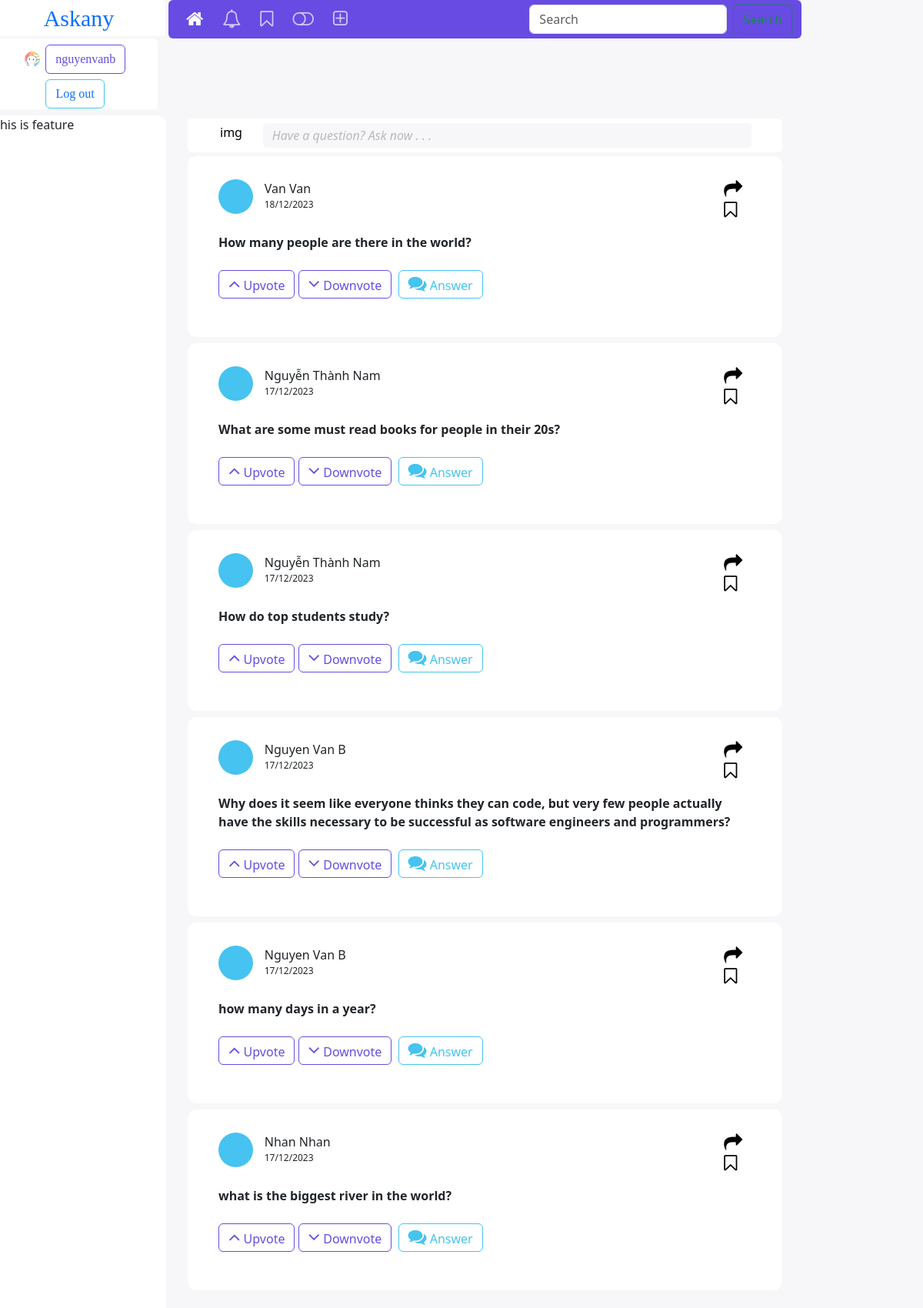
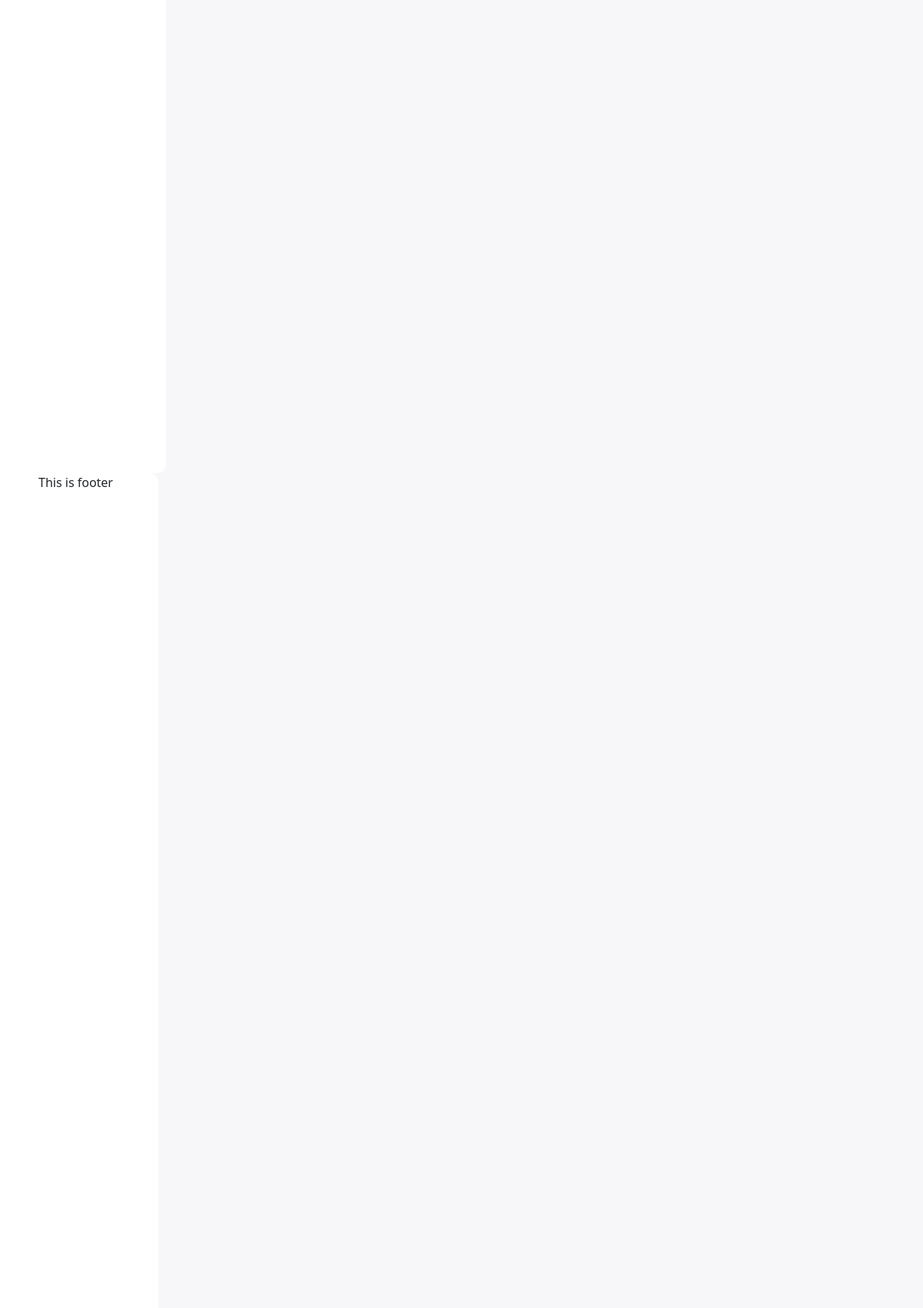
Page /index.php (signed in, upper part) on the committed database (2 pictures, top to bottom).
### tables this page shows
CREATE TABLE `questions` (
  `id` int(11) NOT NULL,
  `content` text DEFAULT NULL,
  `type` char(50) DEFAULT NULL,
  `created_at` date DEFAULT NULL,
  `edited_at` date DEFAULT NULL,
  `author` char(20) NOT NULL,
  `upvote` int(11) DEFAULT 0,
  `downvote` int(11) DEFAULT 0
);

CREATE TABLE `users` (
  `id` int(11) NOT NULL,
  `username` varchar(255) NOT NULL,
  `firstname` varchar(255) DEFAULT NULL,
  `lastname` varchar(255) DEFAULT NULL,
  `password` varchar(255) DEFAULT NULL,
  `joined_at` varchar(255) DEFAULT NULL,
  `avatar` varchar(255) DEFAULT NULL
);

### modules/Template.php (called while the page is built, shortened)
<?php
class Template {
    public function Render($view,$data=[]) {
        extract($data);
        include(BASE_PATH."/view/blocks/$view.php");
        return ob_get_clean();
    }
}

### public/index.php (called while the page is built, shortened)
<?php
    $template=new Template();
    $questionModule=new Question();
    $questions=$questionModule->getAllQuestions();
    $userModule=new User();
    $data=[
        "title"=>"Home",
        "slot"=>"This is feature",
        "slot2"=>$template->Render("question",["questions"=>$questions,"userModule"=>$userModule])
    ];
    ?>

### modules/Question.php (called while the page is built, shortened)
<?php
class Question extends Database {
    public function getAllQuestions() {
        $sql=parent::$connection->prepare("select * from questions order by id desc");
        return parent::select($sql);
    }
}

### modules/Database.php (called while the page is built, shortened)
<?php
class Database {
    public function select($sql) {
        $sql->execute();
        $item=$sql->get_result()->fetch_all(MYSQLI_ASSOC);
        return $item;
    }
}

### modules/User.php (called while the page is built, shortened)
<?php
   class User extends Database
   {
       public function getUserByUsername($username)
       {
           try {
               $sql = parent::$connection->prepare("SELECT * FROM USERS WHERE username=?");
               $sql->bind_param("s", $username);
               $user = parent::select($sql);
               if (!empty($user)) {
                   return $user[0];
               }
           } catch (\Throwable $th) {
               echo ("Thất bại, có lỗi xảy ra trong Module/User/getUserByUsername: " . $th);
               return false;
           }
       }
   }
   ?>

### view/blocks/question.php (the view, shortened to what this page needs)
<div class="newQuestion">
  <div class="container">
    <div class="row">
      <div class="col-sm-1 avatarQuesion">img</div>
      <div class="col-sm-11 btn-bg-gray py-1" id="addQuestion" data-bs-toggle="modal" data-bs-target="#addQuestion">Have a question? Ask now . . .</div>
    </div>
  </div>
</div>
<?php foreach($questions as $question) { ?>
<div class="questionBlock mb-2">
  <div class="row infoQuestion mb-3">
    <div class="col-1">
      <div class="avatarQuestion"></div>
    </div>
    <div class="col-10">
      <div class="authorQuestion"><?php
      $user=$userModule->getUserByUsername($question["author"]);
      echo(ucwords($user["lastname"]." ".$user["firstname"]));
      ?></div>
      <div class="dateQuestion"><?php
      $date =date_create($question["created_at"]);
      echo(date_format($date,"d/m/Y")); ?></div>
    </div>
    <div class="col-1">
      <i class="fa fa-share text-none-color" aria-hidden="true"></i>
      <i class="fa fa-bookmark-o text-none-color" aria-hidden="true"></i>
    </div>
  </div>
  <div class="contentQuestion"> <b>
  <?php
    echo($question["content"]);
  ?>
  </b>
  </div>
  <div class="featureQuestion mt-4">
    <button class="btn btn-outline-purple py-1">
      <i class="fa fa-angle-up text-purple" aria-hidden="true"></i>
      Upvote</button>
    <button class="btn btn-outline-purple py-1">
      <i class="fa fa-angle-down text-purple " aria-hidden="true"></i>
      Downvote</button>
    <button class="btn btn-outline-blue mx-1 py-1" data-bs-toggle="modal" data-bs-target="#showAnswer">
      <i class="fa fa-comments text-blue" aria-hidden="true"></i>
      Answer</button>
  </div>
</div>
<?php } ?>

### public/styles/styles.css (style rules this page uses)
:root { --backgroundComponent: #fff; --purple: #684be2; --blue:#46C3F0; --backgroundBody: #f7f7f9; --contentWidth: 823px; --leftWidh:225px; --rightWidth:215px; --noneColor:#000; --textSmSize:12px ; --textNSize:15px ; --borderRad:12px; --halfBorderRad:6px; }
body { display: block; width: 99vw; background-color: var(--backgroundBody); }
.col-sm-2,.col-sm-9, .col-sm-1 { padding:0 2px; margin: 0px; }
.fa { color: var(--backgroundComponent); }
i { font-size: 24px !important; }
.text-purple { color: var(--purple) !important;; }
.text-blue { color:var(--blue); }
.text-none-color { color:var(--noneColor); }
.btn-bg-gray { border-radius: 5px; background-color: var(--backgroundBody); color:rgba(0, 0, 0, 0.25); font-style: italic; }
.btn-outline-purple { background-color: var(--backgroundComponent); border: var(--purple) 1px solid; color: var(--purple) }
.btn-outline-blue { background-color: var(--backgroundComponent); border: var(--blue) 1px solid; color: var(--blue) }
.questionBlock { background: var(--backgroundComponent); border-radius: var(--borderRad); padding: 30px 40px 50px 40px; margin: 5px 25px; }
.newQuestion { color:var(--noneColor); background: var(--backgroundComponent); border-radius: var(--halfBorderRad); padding: 6px 40px; margin: 4px 25px; }
.authorQuestion { font-weight: 400; }
.dateQuestion { font-size: var(--textSmSize); }
.avatarQuestion { background-color: var(--blue); border-radius: 50%; width: 45px; height: 45px; }

### rows in the picture
questions: users.lastname+firstname "Van Van", created_at "18/12/2023", content "How many people are there in the world?"
questions: users.lastname+firstname "Nguyễn Thành Nam", created_at "17/12/2023", content "What are some must read books for people in their 20s?"
questions: users.lastname+firstname "Nguyễn Thành Nam", created_at "17/12/2023", content "How do top students study?"
questions: users.lastname+firstname "Nguyen Van B", created_at "17/12/2023", content "Why does it seem like everyone thinks they can code, but very few people actually have the skills necessary to be successful as software engineers and programmers?"
questions: users.lastname+firstname "Nguyen Van B", created_at "17/12/2023", content "how many days in a year?"
questions: users.lastname+firstname "Nhan Nhan", created_at "17/12/2023", content "what is the biggest river in the world?"

### other values in the picture
$_SESSION["username"] "nguyenvanb"
